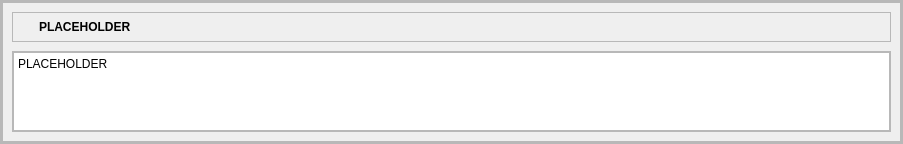
     <widget class="QFrame" name="question">
      <property name="maximumSize">
       <size>
        <width>901</width>
        <height>142</height>
       </size>
      </property>
      <property name="frameShape">
       <enum>QFrame::StyledPanel</enum>
      </property>
      <property name="frameShadow">
       <enum>QFrame::Raised</enum>
      </property>
      <layout class="QHBoxLayout" name="horizontalLayout_13">
       <property name="spacing">
        <number>0</number>
       </property>
       <property name="leftMargin">
        <number>0</number>
       </property>
       <property name="topMargin">
        <number>0</number>
       </property>
       <property name="rightMargin">
        <number>0</number>
       </property>
       <property name="bottomMargin">
        <number>0</number>
       </property>
       <item>
        <widget class="QFrame" name="container_question">
         <property name="maximumSize">
          <size>
           <width>901</width>
           <height>142</height>
          </size>
         </property>
         <property name="frameShape">
          <enum>QFrame::StyledPanel</enum>
         </property>
         <property name="frameShadow">
          <enum>QFrame::Raised</enum>
         </property>
         <layout class="QHBoxLayout" name="horizontalLayout_14">
          <property name="spacing">
           <number>0</number>
          </property>
          <property name="leftMargin">
           <number>0</number>
          </property>
          <property name="topMargin">
           <number>0</number>
          </property>
          <property name="rightMargin">
           <number>0</number>
          </property>
          <property name="bottomMargin">
           <number>0</number>
          </property>
          <item>
           <widget class="QFrame" name="container_content_5">
            <property name="minimumSize">
             <size>
              <width>899</width>
              <height>140</height>
             </size>
            </property>
            <property name="styleSheet">
             <string notr="true">QLabel#label_cur {
font-weight: bold;
}</string>
            </property>
            <property name="frameShape">
             <enum>QFrame::StyledPanel</enum>
            </property>
            <property name="frameShadow">
             <enum>QFrame::Raised</enum>
            </property>
            <layout class="QVBoxLayout" name="verticalLayout_12">
             <property name="spacing">
              <number>9</number>
             </property>
             <property name="leftMargin">
              <number>9</number>
             </property>
             <property name="topMargin">
              <number>9</number>
             </property>
             <property name="rightMargin">
              <number>9</number>
             </property>
             <property name="bottomMargin">
              <number>9</number>
             </property>
             <item>
              <widget class="QFrame" name="frame_3">
               <property name="minimumSize">
                <size>
                 <width>879</width>
                 <height>30</height>
                </size>
               </property>
               <property name="maximumSize">
                <size>
                 <width>879</width>
                 <height>30</height>
                </size>
               </property>
               <property name="frameShape">
                <enum>QFrame::StyledPanel</enum>
               </property>
               <property name="frameShadow">
                <enum>QFrame::Raised</enum>
               </property>
               <layout class="QHBoxLayout" name="horizontalLayout_16">
                <property name="spacing">
                 <number>5</number>
                </property>
                <property name="leftMargin">
                 <number>0</number>
                </property>
                <property name="topMargin">
                 <number>0</number>
                </property>
                <property name="rightMargin">
                 <number>0</number>
                </property>
                <property name="bottomMargin">
                 <number>0</number>
                </property>
                <item>
                 <widget class="QLabel" name="icon_4">
                  <property name="minimumSize">
                   <size>
                    <width>21</width>
                    <height>21</height>
                   </size>
                  </property>
                  <property name="maximumSize">
                   <size>
                    <width>21</width>
                    <height>21</height>
                   </size>
                  </property>
                  <property name="layoutDirection">
                   <enum>Qt::LeftToRight</enum>
                  </property>
                  <property name="text">
                   <string/>
                  </property>
                  <property name="pixmap">
                   <pixmap resource="res.qrc">:/icons/icons/quiz.svg</pixmap>
                  </property>
                  <property name="alignment">
                   <set>Qt::AlignCenter</set>
                  </property>
                 </widget>
                </item>
                <item>
                 <widget class="QLabel" name="label_question_num">
                  <property name="font">
                   <font>
                    <bold>true</bold>
                   </font>
                  </property>
                  <property name="text">
                   <string>PLACEHOLDER</string>
                  </property>
                  <property name="alignment">
                   <set>Qt::AlignLeading|Qt::AlignLeft|Qt::AlignVCenter</set>
                  </property>
                 </widget>
                </item>
               </layout>
              </widget>
             </item>
             <item>
              <widget class="QFrame" name="container_content_7">
               <property name="frameShape">
                <enum>QFrame::StyledPanel</enum>
               </property>
               <property name="frameShadow">
                <enum>QFrame::Raised</enum>
               </property>
               <layout class="QVBoxLayout" name="verticalLayout_13">
                <property name="spacing">
                 <number>0</number>
                </property>
                <property name="leftMargin">
                 <number>0</number>
                </property>
                <property name="topMargin">
                 <number>0</number>
                </property>
                <property name="rightMargin">
                 <number>0</number>
                </property>
                <property name="bottomMargin">
                 <number>0</number>
                </property>
                <item>
                 <widget class="QTextBrowser" name="question_text">
                  <property name="minimumSize">
                   <size>
                    <width>0</width>
                    <height>79</height>
                   </size>
                  </property>
                  <property name="verticalScrollBarPolicy">
                   <enum>Qt::ScrollBarAsNeeded</enum>
                  </property>
                  <property name="horizontalScrollBarPolicy">
                   <enum>Qt::ScrollBarAlwaysOff</enum>
                  </property>
                  <property name="html">
                   <string>&lt;!DOCTYPE HTML PUBLIC &quot;-//W3C//DTD HTML 4.0//EN&quot; &quot;http://www.w3.org/TR/REC-html40/strict.dtd&quot;&gt;
&lt;html&gt;&lt;head&gt;&lt;meta name=&quot;qrichtext&quot; content=&quot;1&quot; /&gt;&lt;meta charset=&quot;utf-8&quot; /&gt;&lt;style type=&quot;text/css&quot;&gt;
p, li { white-space: pre-wrap; }
hr { height: 1px; border-width: 0; }
li.unchecked::marker { content: &quot;\2610&quot;; }
li.checked::marker { content: &quot;\2612&quot;; }
&lt;/style&gt;&lt;/head&gt;&lt;body style=&quot; font-family:'Segoe UI'; font-size:9pt; font-weight:400; font-style:normal;&quot;&gt;
&lt;p style=&quot; margin-top:0px; margin-bottom:0px; margin-left:0px; margin-right:0px; -qt-block-indent:0; text-indent:0px;&quot;&gt;PLACEHOLDER&lt;/p&gt;&lt;/body&gt;&lt;/html&gt;</string>
                  </property>
                  <property name="textInteractionFlags">
                   <set>Qt::NoTextInteraction</set>
                  </property>
                 </widget>
                </item>
               </layout>
              </widget>
             </item>
            </layout>
           </widget>
          </item>
         </layout>
        </widget>
       </item>
      </layout>
     </widget>
